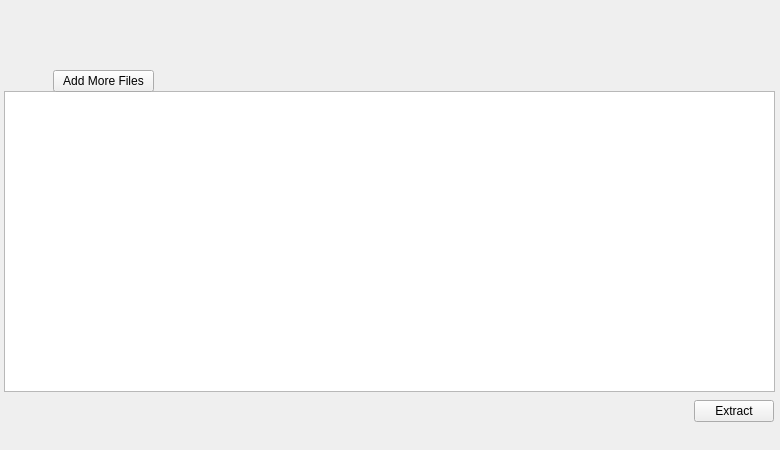
<?xml version="1.0" encoding="UTF-8"?>
<ui version="4.0">
 <class>FileListWidget</class>
 <widget class="QWidget" name="FileListWidget">
  <property name="geometry">
   <rect>
    <x>0</x>
    <y>0</y>
    <width>780</width>
    <height>450</height>
   </rect>
  </property>
  <property name="windowTitle">
   <string>Form</string>
  </property>
  <widget class="QPushButton" name="buttonExtract">
   <property name="geometry">
    <rect>
     <x>694</x>
     <y>400</y>
     <width>80</width>
     <height>22</height>
    </rect>
   </property>
   <property name="text">
    <string>Extract</string>
   </property>
  </widget>
  <widget class="QTableView" name="tableFiles">
   <property name="geometry">
    <rect>
     <x>4</x>
     <y>91</y>
     <width>771</width>
     <height>301</height>
    </rect>
   </property>
  </widget>
  <widget class="QPushButton" name="buttonAddMoreFile">
   <property name="geometry">
    <rect>
     <x>53</x>
     <y>70</y>
     <width>101</width>
     <height>22</height>
    </rect>
   </property>
   <property name="text">
    <string>Add More Files</string>
   </property>
  </widget>
 </widget>
 <resources/>
 <connections/>
</ui>
